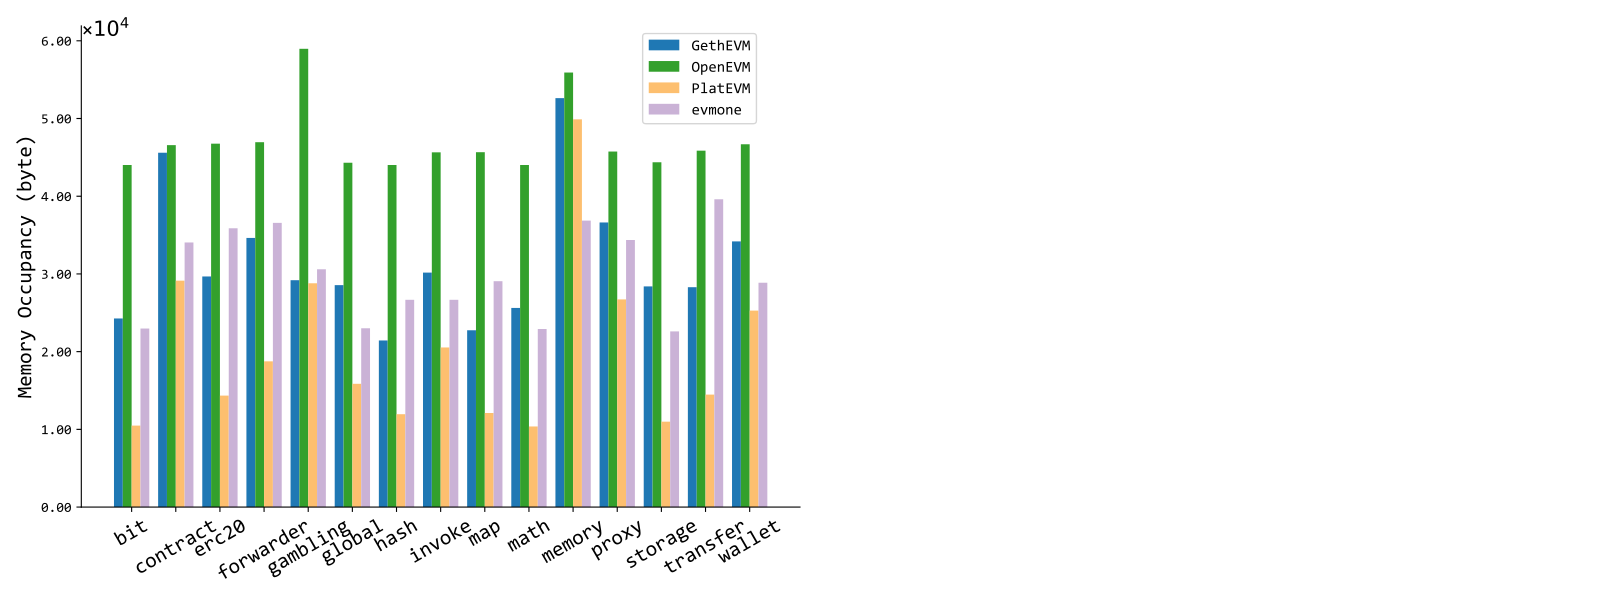

Write the Python code that produced this figure.
import matplotlib.pyplot as plt
import numpy as np
import matplotlib.ticker as ticker


plt.rc('font', family='consolas')

null = 0

contracts = ['bit','contract','erc20','forwarder','gambling','global','hash','invoke','map','math','memory','proxy','storage','transfer','wallet','null_f']
evm_memory = {
    'g': [24268,45596,29677,34634,29194,28557,21435,30167,22753,25627,52620,36627,28397,28293,34186,31166],
    'o': [44016,46577,46765,46954,58969,44311,44016,45644,45666,44016,55920,45749,44366,45862,46683,43824],
    'p': [10480,29135,14343,18751,28799,15860,11951,20541,12109,10377,49895,26719,10989,14469,25285,9847],
    'e': [22976,34051,35878,36570,30600,23008,26672,26668,29061,22917,36865,34367,22602,39608,28867,22351]
}


category_colors = plt.get_cmap('Paired')(np.linspace(0.15, 0.85, 5))
plt.switch_backend('TkAgg')
fig, ax = plt.subplots(figsize=(16, 6))
width = 0.25 # the width of the bars

# x = np.arange(len(contracts[:-1]))  # the label locations
# print(x)
group_width = 0.25# the width of each group

x = np.arange(len(contracts[:-1])) * (len(evm_memory) * width + group_width)

clients = {'g': 'GethEVM', 'o': 'OpenEVM', 'p': 'PlatEVM','e':"evmone"}



print(x)
for i, (client_code, client_name) in enumerate(clients.items()):
    bars = ax.bar(x + i * width, [evm_memory[client_code][j] for j in np.arange(len(contracts[:-1]))],
                  width, label=client_name, color=category_colors[i],bottom = 0)
    # for bar in bars:
    #     height = bar.get_height()
    #     if height == 0:
    #         continue
    #     ax.text(bar.get_x() + bar.get_width() / 2., height,
    #             '%0.2f' % (height / 10**4), ha='center', va='bottom', fontsize=8,rotation=60)

def format_y_ticks(value, pos):
    return '%0.2f' % (value / 10**4)

ax.yaxis.set_major_formatter(ticker.FuncFormatter(format_y_ticks))
ax.text(0.5, 59000, '×$10^4$', ha='center', va='bottom', fontsize=11)

# ax.set_xlabel('合约名', {'family': 'SimSun', 'weight': 'normal', 'size': 20})
ax.set_ylabel('Memory Occupancy (byte)', {'family': 'consolas', 'weight': 'normal', 'size': 15})
ax.set_xticks(x  +  (len(evm_memory) - 1) * width / 2.)
ax.set_xticklabels(contracts[:-1], rotation=30, fontsize=15, position = (0,0.01))
ax.legend()


# ax.spines['left'].set_position(('data', -0.5))
# ax.spines['left'].set_position('zero')
ax.spines['right'].set_visible(False)
ax.spines['top'].set_visible(False)
# legend = ax.legend(fontsize=16)
legend = ax.legend(loc='upper right',bbox_to_anchor = (0.85,1) ,fontsize=11)
# plt.title('合约字节码长度比例')
plt.tight_layout()
plt.savefig('./fig/evms_mem.pdf', dpi=600, bbox_inches='tight')
plt.show()
